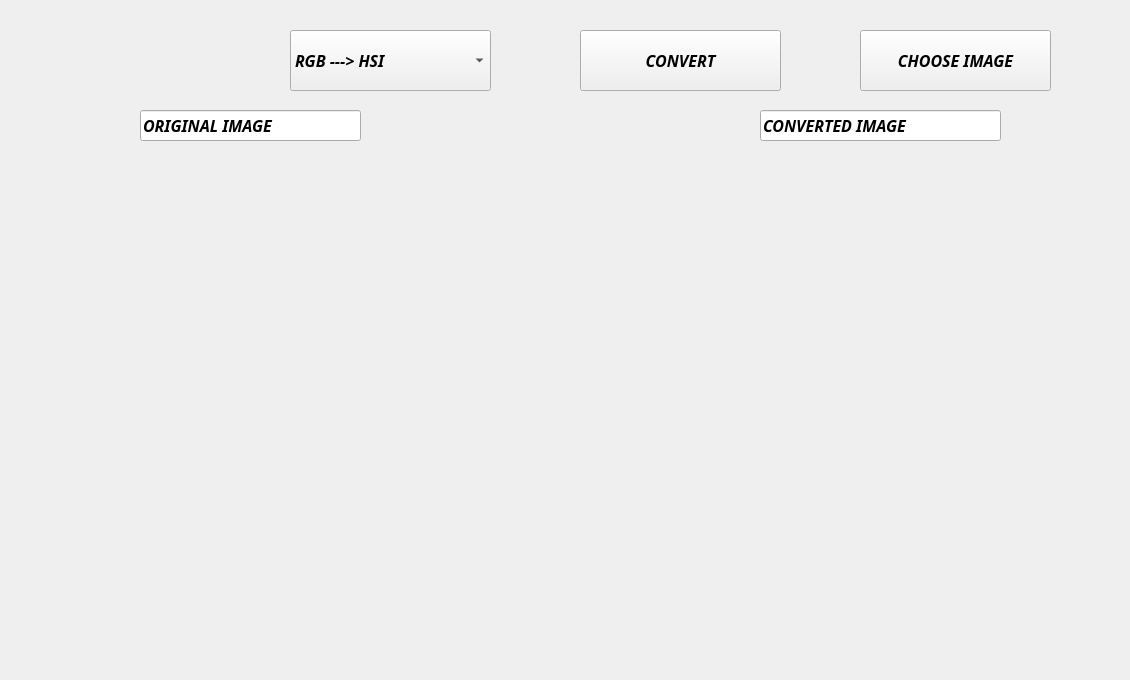
    <widget class="QWidget" name="page">
     <widget class="QPushButton" name="pb_Convert">
      <property name="geometry">
       <rect>
        <x>580</x>
        <y>30</y>
        <width>201</width>
        <height>61</height>
       </rect>
      </property>
      <property name="font">
       <font>
        <family>Lucida Handwriting</family>
        <pointsize>12</pointsize>
        <weight>75</weight>
        <italic>true</italic>
        <bold>true</bold>
       </font>
      </property>
      <property name="text">
       <string>CONVERT</string>
      </property>
     </widget>
     <widget class="QComboBox" name="cb_Convert">
      <property name="geometry">
       <rect>
        <x>290</x>
        <y>30</y>
        <width>201</width>
        <height>61</height>
       </rect>
      </property>
      <property name="font">
       <font>
        <family>Lucida Handwriting</family>
        <pointsize>12</pointsize>
        <weight>75</weight>
        <italic>true</italic>
        <bold>true</bold>
       </font>
      </property>
      <item>
       <property name="text">
        <string>RGB ---&gt; HSI</string>
       </property>
      </item>
      <item>
       <property name="text">
        <string>RGB ---&gt; GRAY</string>
       </property>
      </item>
      <item>
       <property name="text">
        <string>RGB ---&gt; YIQ</string>
       </property>
      </item>
      <item>
       <property name="text">
        <string>YIQ ---&gt; RGB</string>
       </property>
      </item>
      <item>
       <property name="text">
        <string>RGB ---&gt; HSV</string>
       </property>
      </item>
      <item>
       <property name="text">
        <string>HSV ---&gt; RGB</string>
       </property>
      </item>
      <item>
       <property name="text">
        <string>RGB ---&gt; LAB</string>
       </property>
      </item>
     </widget>
     <widget class="QLineEdit" name="line_factor_7">
      <property name="geometry">
       <rect>
        <x>140</x>
        <y>110</y>
        <width>221</width>
        <height>31</height>
       </rect>
      </property>
      <property name="font">
       <font>
        <family>Lucida Handwriting</family>
        <pointsize>12</pointsize>
        <weight>75</weight>
        <italic>true</italic>
        <bold>true</bold>
       </font>
      </property>
      <property name="text">
       <string>ORIGINAL IMAGE</string>
      </property>
     </widget>
     <widget class="QLineEdit" name="line_factor_8">
      <property name="geometry">
       <rect>
        <x>760</x>
        <y>110</y>
        <width>241</width>
        <height>31</height>
       </rect>
      </property>
      <property name="font">
       <font>
        <family>Lucida Handwriting</family>
        <pointsize>12</pointsize>
        <weight>75</weight>
        <italic>true</italic>
        <bold>true</bold>
       </font>
      </property>
      <property name="text">
       <string>CONVERTED IMAGE</string>
      </property>
     </widget>
     <widget class="QLabel" name="l_image_7">
      <property name="geometry">
       <rect>
        <x>0</x>
        <y>160</y>
        <width>541</width>
        <height>511</height>
       </rect>
      </property>
      <property name="text">
       <string/>
      </property>
     </widget>
     <widget class="QLabel" name="l_image_8">
      <property name="geometry">
       <rect>
        <x>560</x>
        <y>160</y>
        <width>561</width>
        <height>511</height>
       </rect>
      </property>
      <property name="text">
       <string/>
      </property>
     </widget>
     <widget class="QPushButton" name="pb_Choose_4">
      <property name="geometry">
       <rect>
        <x>860</x>
        <y>30</y>
        <width>191</width>
        <height>61</height>
       </rect>
      </property>
      <property name="font">
       <font>
        <family>Lucida Handwriting</family>
        <pointsize>12</pointsize>
        <weight>75</weight>
        <italic>true</italic>
        <bold>true</bold>
       </font>
      </property>
      <property name="text">
       <string>CHOOSE IMAGE</string>
      </property>
     </widget>
    </widget>
